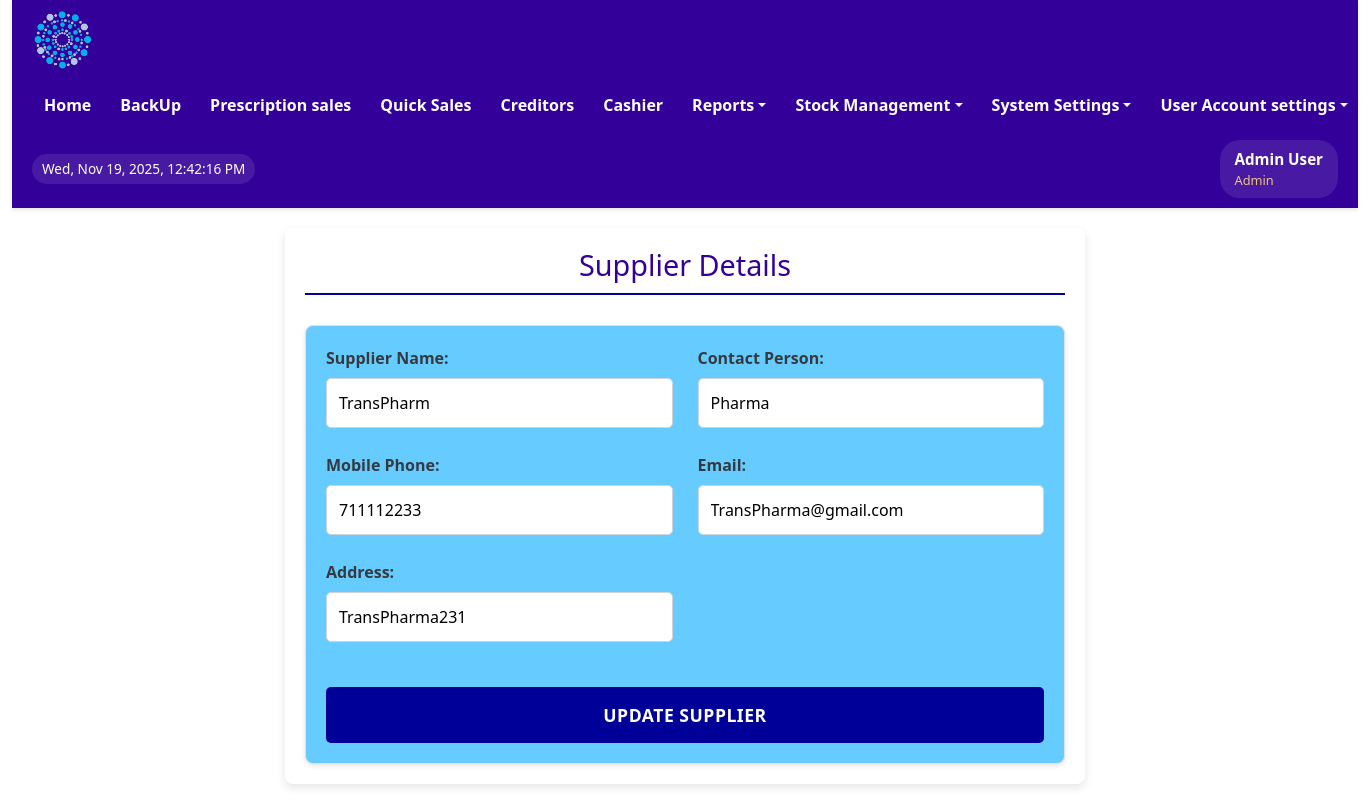
/views/view_supplier.php?supplier_id=2 (signed in), run on the app's committed database.
### tables this page shows
CREATE TABLE IF NOT EXISTS `users` (
  `user_id` int NOT NULL AUTO_INCREMENT,
  `first_name` varchar(100) NOT NULL,
  `last_name` varchar(100) NOT NULL,
  `email` varchar(100) NOT NULL,
  `password` varchar(100) DEFAULT NULL,
  `username` varchar(100) DEFAULT NULL,
  `sex` varchar(50) NOT NULL,
  `mobile` int NOT NULL,
  `userrole` varchar(100) NOT NULL,
  `staff_number` varchar(50) NOT NULL,
  `date_created` datetime DEFAULT CURRENT_TIMESTAMP,
  PRIMARY KEY (`user_id`),
  UNIQUE KEY `email` (`email`),
  UNIQUE KEY `mobile` (`mobile`),
  UNIQUE KEY `staff_number` (`staff_number`)
);

CREATE TABLE IF NOT EXISTS `suppliers` (
  `supplier_id` int NOT NULL AUTO_INCREMENT,
  `name` varchar(100) NOT NULL,
  `contact_person` varchar(100) DEFAULT NULL,
  `phone` int DEFAULT NULL,
  `email` text,
  `address` varchar(100) DEFAULT NULL,
  `date_created` datetime DEFAULT CURRENT_TIMESTAMP,
  PRIMARY KEY (`supplier_id`),
  UNIQUE KEY `name` (`name`)
);

### views/view_supplier.php (the view, shortened to what this page needs)
<?php
include '../includes/config.php';
include '../includes/header.php';
$supplierId = isset($_GET['supplier_id']) ? intval($_GET['supplier_id']) : 0;
$supplier = [];
if ($supplierId > 0) {
    $sql = "SELECT name, contact_person, phone, email, address FROM suppliers WHERE supplier_id = ?";
    $stmt = $conn->prepare($sql);
    $stmt->bind_param('i', $supplierId);
    $stmt->execute();
    $result = $stmt->get_result();
    $supplier = $result->fetch_assoc();
} else {
    $_SESSION['error_message'] = "Invalid Supplier ID.";
    header("Location: ../views/view_suppliers.php");
    exit;
}
?>
<!DOCTYPE html>
<html lang="en">
<head>
</head>
<body>
<div class="main-content">
<h2>Supplier Details</h2>
<form action="update_supplier.php?id=<?php echo $supplierId; ?>" method="post">
    <div class='form-group'>
        <label for="newname">Supplier Name:</label>
        <input type="text" id="newname" name="newname" value="<?php echo htmlspecialchars($supplier['name']); ?>" required>
    </div>
    <div class='form-group'>
        <label for="newcontact_person">Contact Person:</label>
        <input type="text" id="newcontact_person" name="newcontact_person" value="<?php echo htmlspecialchars($supplier['contact_person']); ?>">
    </div>
    <div class='form-group'>
        <label for="newphone">Mobile Phone:</label>
        <input type="text" id="newphone" name="newphone" value="<?php echo htmlspecialchars($supplier['phone']); ?>">
    </div>
    <div class='form-group'>
        <label for="newemail">Email:</label>
        <input type="email" class="newemail" name="newemail" value="<?php echo htmlspecialchars($supplier['email']); ?>">
    </div>
    <div class='form-group'>
        <label for="newaddress">Address:</label>
        <input type="text" id="newaddress" name="newaddress" value="<?php echo htmlspecialchars($supplier['address']); ?>">
    </div>
    <button type="submit" class="custom-submit-btn" name="submit">Update Supplier</button>
</form>
</body>
</html>

### includes/header.php (shortened to what this page needs)
<?php
include('config.php');
$userDetails = [
    'user_id' => $_SESSION['user_id'] ?? null,
    'username' => 'Guest',
    'full_name' => 'Guest User',
    'first_name' => 'Guest',
    'last_name' => 'User',
    'email' => '',
    'mobile' => '',
    'userrole' => $_SESSION['userrole'],
    'staff_number' => '',
    'sex' => ''
];
if ($userDetails['user_id']) {
    $stmt = $conn->prepare("SELECT
                user_id, first_name, last_name, email, username,
                sex, mobile, userrole, staff_number
            FROM users
            WHERE user_id = ?");
    $stmt->bind_param("i", $userDetails['user_id']);
    $stmt->execute();
    $result = $stmt->get_result();
    if ($result->num_rows > 0) {
        $dbData = $result->fetch_assoc();
        $userDetails = array_merge($userDetails, [
            'username' => htmlspecialchars($dbData['username']),
            'full_name' => htmlspecialchars($dbData['first_name'] . ' ' . $dbData['last_name']),
            'first_name' => htmlspecialchars($dbData['first_name']),
            'last_name' => htmlspecialchars($dbData['last_name']),
            'email' => htmlspecialchars($dbData['email']),
            'mobile' => htmlspecialchars($dbData['mobile']),
            'sex' => htmlspecialchars($dbData['sex']),
            'staff_number' => htmlspecialchars($dbData['staff_number']),
            'userrole' => htmlspecialchars($dbData['userrole'])
        ]);
    }
}
$userrole = $userDetails['userrole'];
$full_name = $userDetails['full_name'];
?>
<!DOCTYPE html>
<html lang="en">
<head>
    <link rel="stylesheet" href="../assets/css/bootstrap.min.css" type="text/css">
</head>
<body>
    <div class="container-fluid">
        <div class="main-header">
            <div class="header-content">
                <div class="logo-container">
                    <img src="../assets/images/Logo-round-nobg-2.png" alt="Pharmacy Logo">
                </div>
                <nav class="main-nav">
                    <ul class="nav-list">
                        <?php if (in_array($userrole, ['Admin', 'Supervisor', 'Manager'])) : ?>
                            <li class="nav-item"><a href="../dashboard/admin_dashboard.php" class="nav-link">Home</a></li>
                            <li class="nav-item"><a href="../Backup/backup.php" class="nav-link">BackUp</a></li>
                            <li class="nav-item"><a href="../sales/orders.php" class="nav-link">Prescription sales</a></li>
                            <li class="nav-item"><a href="../sales/direct_orders.php" class="nav-link">Quick Sales</a></li>
                            <li class="nav-item"><a href="../views/view_credit_sales.php" class="nav-link">Creditors</a></li>
                            <li class="nav-item"><a href="../sales/view_order.php" class="nav-link">Cashier</a></li>
                        <?php endif; ?>
                        <?php if (in_array($userrole, ['Admin', 'Supervisor', 'Manager'])) : ?>
                        <li class="dropdown">
                            <a href="#" class="dropdown-toggle">Reports</a>
                        </li>
                        <?php endif; ?>
                        <?php if (in_array($userrole, ['Admin', 'Supervisor', 'Manager', 'Cashier'])) : ?>
                        <li class="dropdown">
                            <a href="#" class="dropdown-toggle">Stock Management</a>
                        </li>
                        <?php endif; ?>
                        <?php if (in_array($userrole, ['Admin'])) : ?>
                        <li class="dropdown">
                            <a href="#" class="dropdown-toggle">System Settings</a>
                        </li>
                        <?php endif; ?>
                        <?php if (in_array($userrole, ['Admin', 'Supervisor', 'Manager', 'Cashier', 'Cleaner', 'Security', 'Pharmtech'])) : ?>
                        <li class="dropdown user-menu">
                            <a href="#" class="dropdown-toggle">User Account settings</a>
                        </li>
                        <?php endif; ?>
                    </ul>
                </nav>
                <div id="date-time" class="date-time-display"></div>
                <div class="user-info-header">
                    <div class="user-details">
                        <span class="user-name"><?php echo htmlspecialchars($full_name); ?></span>
                        <span class="user-role"><?php echo htmlspecialchars($userrole); ?></span>
                    </div>
                </div>
            </div>
        </div>
</body>
</html>

### includes/header.php (style rules this page uses)
* { box-sizing:border-box;margin:0;padding:0 }
.main-header { background-color:#330099;padding:10px 20px;box-shadow:0 2px 4px rgba(0,0,0,0.1);position:sticky;top:0;z-index:1000;min-height:70px;color:#FFF }
.header-content { display:flex;align-items:center;justify-content:space-between;width:100%;margin:0 auto;gap:15px;flex-wrap:wrap }
.logo-container { display:flex;align-items:center }
.logo-container img { height:60px;width:auto }
.user-info-header { display:flex;align-items:center;gap:10px;background:rgba(255,255,255,0.1);padding:8px 15px;border-radius:20px;color:#FFF;white-space:nowrap }
.user-info-header .user-details { display:flex;flex-direction:column;align-items:flex-start }
.user-info-header .user-name { font-weight:bold;font-size:0.95em }
.user-info-header .user-role { font-size:0.8em;opacity:0.9;color:#FBD875 }
.main-nav { display:flex;align-items:center }
.main-nav .nav-list { list-style:none;margin:0;padding:0;display:flex;align-items:center;gap:5px }
.main-nav .nav-item,.main-nav .dropdown { color:#FFF }
.main-nav .nav-link,.main-nav .dropdown-toggle { display:block;padding:8px 12px;text-decoration:none;color:#FFF;font-weight:600;white-space:nowrap;border-radius:4px;transition:background 0.1s }
.dropdown { position:relative }
.date-time-display { font-size:0.85em;color:#FFF;padding:5px 10px;background:rgba(255,255,255,0.1);border-radius:15px;white-space:nowrap }
.main-content { margin:10px 20px }
.main-content h2 { color:#330099 }

### views/view_supplier.php (style rules this page uses)
:root { --primary-color: #000099; --secondary-color: #6c757d; --background-light: #f8f9fa; --card-background: #ffffff; --border-color: #dee2e6; --success-color: #28a745; --success-bg-color: #d4edda; --text-color: #343a40; --input-border: #ced4da; --input-focus-border: #80bdff; --shadow-light: rgba(0, 0, 0, 0.1); --font-family: 'Arial', sans-serif; }
.main-content { padding: 20px; width: 800px; margin: 20px auto; background-color: var(--card-background); border-radius: 8px; box-shadow: 0 4px 10px var(--shadow-light); }
h2 { color: var(--primary-color); text-align: center; margin-bottom: 30px; font-size: 1.8em; border-bottom: 2px solid var(--primary-color); padding-bottom: 10px; }
form { display: grid; grid-template-columns: repeat(2, 1fr); gap: 25px; padding: 20px; background-color: #66ccff; border: 1px solid var(--border-color); border-radius: 8px; box-shadow: 0 2px 5px var(--shadow-light); }
.form-group { display: flex; flex-direction: column; }
label { margin-bottom: 8px; font-weight: bold; color: var(--text-color); }
input[type="text"], input[type="number"], input[type="email"], select { width: 100%; padding: 12px; border: 1px solid var(--input-border); border-radius: 5px; font-size: 1em; box-sizing: border-box; transition: border-color 0.3s ease, box-shadow 0.3s ease; }
.custom-submit-btn { grid-column: 1 / -1; padding: 15px 25px; background-color: var(--primary-color); color: white; border: none; border-radius: 5px; cursor: pointer; font-size: 1.1em; font-weight: bold; transition: background-color 0.3s ease, transform 0.2s ease; margin-top: 20px; text-transform: uppercase; letter-spacing: 0.5px; }

### data on the page
users: userrole "Admin"
suppliers: newname "TransPharm", newcontact_person "Pharma", newphone "711112233", newemail "TransPharma@gmail.com", newaddress "TransPharma231"

### other printed values
$full_name "Admin User"
